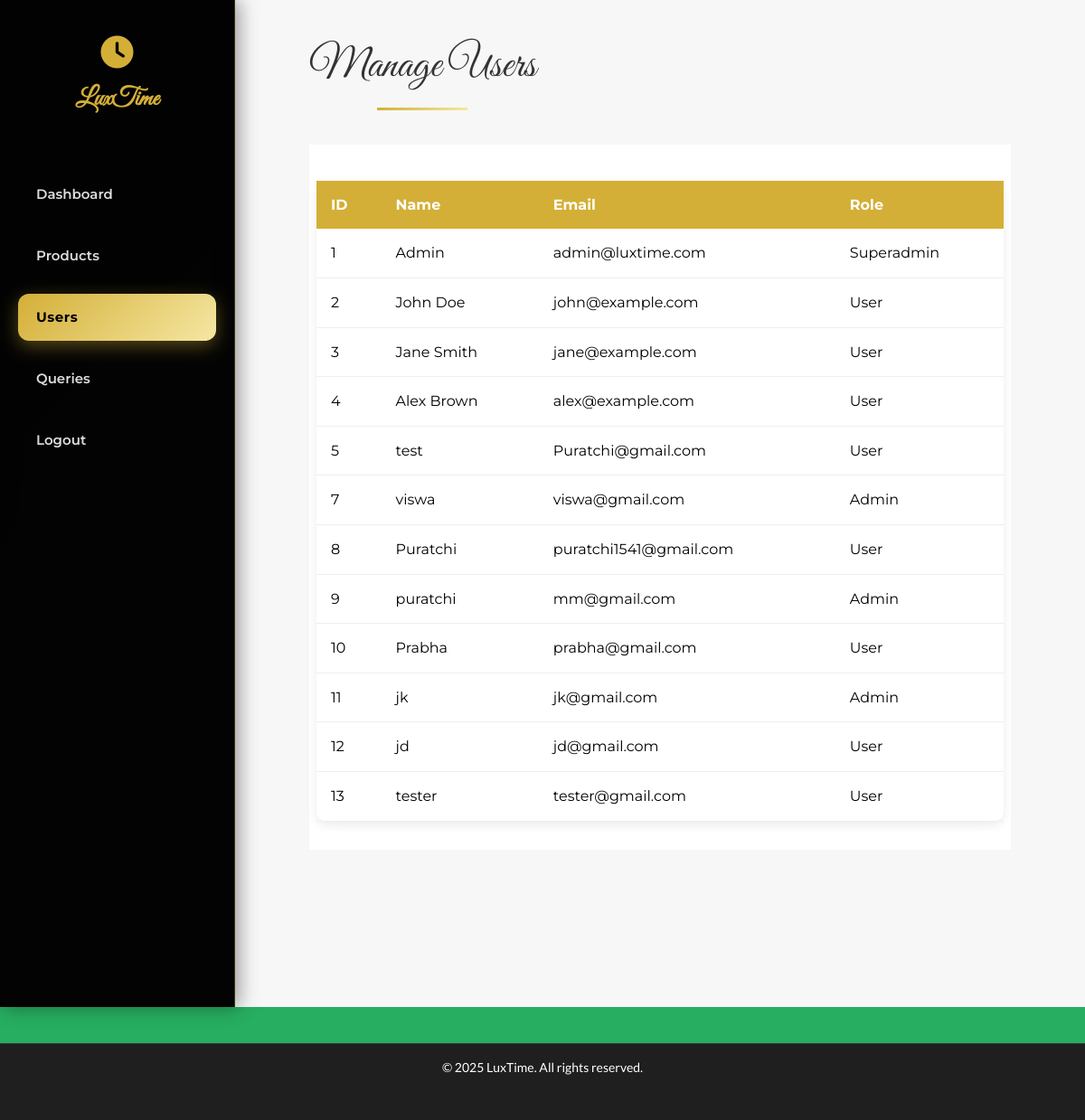
The app's page /admin/manageusers.php (signed in) with its own data.
### tables this page shows
CREATE TABLE `users` (
  `id` int(11) NOT NULL,
  `name` varchar(100) NOT NULL,
  `email` varchar(100) NOT NULL,
  `password` varchar(255) NOT NULL,
  `role` varchar(20) NOT NULL DEFAULT 'user'
);

### admin/manageusers.php (the view, shortened to what this page needs)
<?php
include '../config/config.php';
$query  = "SELECT id, name, email, role FROM users ORDER BY id ASC";
$result = mysqli_query($con, $query);
?>
<!DOCTYPE html>
<html lang="en">
<head>
  <?php include_once('../head.php'); ?>
  <link rel="stylesheet" href="../css/productcrud.css">
  <link rel="stylesheet" href="../css/admin.css">
</head>
<body>
<div class="dashboard-container">
    <?php include_once('./sidebar.php'); ?>
    <div class="main-content">
        <section class="product-table-section">
          <div class="container">
            <div class="table-header">
              <h2 class="section-title">Manage Users</h2>
            </div>
           <div class="product-table-scroll">
             <table class="product-table">
              <thead>
                <tr>
                  <th>ID</th>
                  <th>Name</th>
                  <th>Email</th>
                  <th>Role</th>
                </tr>
              </thead>
              <tbody>
                <?php while ($row = mysqli_fetch_assoc($result)) { ?>
                <tr>
                  <td><?php echo $row['id']; ?></td>
                  <td><?php echo htmlspecialchars($row['name']); ?></td>
                  <td><?php echo htmlspecialchars($row['email']); ?></td>
                  <td>
                    <?php if ($_SESSION['role'] === 'superadmin') : ?>
                        <form method="post" style="display:flex;gap:6px;">
                          <input type="hidden" name="user_id" value="<?php echo $row['id']; ?>">
                          <select name="role" class="form-select">
                            <option value="admin" <?php if($row['role']=='admin') echo 'selected'; ?>>Admin</option>
                            <option value="user"  <?php if($row['role']=='user')  echo 'selected'; ?>>User</option>
                          </select>
                          <button type="submit" name="update_role" class="btn edit-btn">Update</button>
                        </form>
                    <?php else: ?>
                        <span><?php echo ucfirst($row['role']); ?></span>
                    <?php endif; ?>
                  </td>
                </tr>
                <?php } ?>
              </tbody>
            </table>
           </div>
          </div>
        </section>
    </div>
</div>
<?php include_once('footer.php'); ?>
</body>
</html>

### head.php (shortened to what this page needs)
<!DOCTYPE html>
<html lang="en">
<head>
  <link rel="stylesheet" href="./css/style.css">
  <link rel="stylesheet" href="../css/style.css">
  <link rel="stylesheet" href="https://cdnjs.cloudflare.com/ajax/libs/font-awesome/6.4.0/css/all.min.css">
</head>

### admin/sidebar.php (shortened to what this page needs)
<div class="sidebar">
  <a href="#" class="logo"><i class="fas fa-clock"></i></a>
  <h2>LuxTime</h2>
  <?php
    $currentPage = basename($_SERVER['PHP_SELF']);
  ?>
  <ul>
    <li><a href="./admin.php" class="<?php if($currentPage=='admin.php') echo 'active'; ?>">Dashboard</a></li>
    <li><a href="./productcrud.php" class="<?php if($currentPage=='productcrud.php') echo 'active'; ?>">Products</a></li>
    <li><a href="./manageusers.php" class="<?php if($currentPage=='manageusers.php') echo 'active'; ?>">Users</a></li>
    <li><a href="./query.php" class="<?php if($currentPage=='query.php') echo 'active'; ?>">Queries</a></li>
    <li><a href="./logout.php">Logout</a></li>
  </ul>
</div>

### admin/footer.php (shortened to what this page needs)
<footer class="admin-footer">
    <div class="container">
        <p>&copy; <?php echo date("Y"); ?> LuxTime. All rights reserved.</p>
    </div>
</footer>

### css/style.css (style rules this page uses)
* { margin: 0; padding: 0; box-sizing: border-box; }
:root { --font-primary: 'Montserrat', sans-serif; --font-secondary: 'Lato', sans-serif; --font-script: 'Dancing Script', cursive; --font-elegant: 'Great Vibes', cursive; --font-casual: 'Satisfy', cursive; --color-gold: #d4af37; --color-dark: #000; --color-light: #fff; --color-text: #333; --color-muted: #ccc; --color-secondary-text: #666; --color-gold-light: #f4e9c8; --color-bg: #fafafa; --color-border: #e5e7eb; --color-red: #ef4444; --color-green: #10b981; --shadow-sm: 0 1px 2px 0 rgba(0, 0, 0, 0.05); --shadow-md: 0 4px 6px -1px rgba(0, 0, 0, 0.1); --shadow-lg: 0 10px 15px -3px rgba(0, 0, 0, 0.1); --radius-sm: 8px; --radius-md: 12px; --radius-lg: 16px; }
body { font-family: var(--font-secondary); color: var(--color-text); line-height: 1.6; overflow-x: hidden; }
.section-title { font-family: var(--font-elegant); font-size: 48px; font-weight: 400; color: var(--color-text); text-align: center; margin-bottom: 32px; position: relative; }
.section-title::after { content: ''; position: absolute; bottom: -10px; left: 50%; transform: translateX(-50%); width: 100px; height: 3px; background: linear-gradient(90deg, var(--color-gold), #f4e99b); }
.container { max-width: 1200px; margin: 0 auto; padding: 0 32px 32px; }
.logo { font-family: var(--font-elegant); font-size: 35px; font-weight: 400; color: var(--color-gold); text-decoration: none; display: flex; align-items: center; gap: 8px; }
.logo i { color: var(--color-gold); }

### css/productcrud.css (style rules this page uses)
body { background-color: #27ae60; }
.product-table-scroll { height: 70vh; overflow-y: auto; background: #fff; padding: 0 0.5rem; box-sizing: border-box; }
.product-table { margin-top: 40px; height: 600px; width: 100%; border-collapse: collapse; background: #fff; border-radius: 12px; box-shadow: 0 4px 12px rgba(0,0,0,0.08); }
.product-table th, .product-table td { padding: 14px 16px; text-align: left; font-family: 'Montserrat', sans-serif; }
.product-table thead { background: var(--color-gold, #d4af37); color: #fff; }
.product-table tbody tr { border-bottom: 1px solid #eee; }
.table-header { display: flex; justify-content: space-between; align-items: center; margin-bottom: 16px; }

### css/admin.css (style rules this page uses)
.dashboard-container { display: flex; min-height: 100vh; font-family: var(--font-primary, 'Montserrat', sans-serif); background: linear-gradient(135deg, #111, #1c1c1c); color: var(--color-light, #fff); margin: 0; padding: 0; box-sizing: border-box; }
.sidebar { width: 260px; background: rgba(0, 0, 0, 0.85); backdrop-filter: blur(10px); padding: 40px 20px; display: flex; flex-direction: column; align-items: center; border-right: 1px solid rgba(212, 175, 55, 0.3); box-shadow: 4px 0 20px rgba(0, 0, 0, 0.4); }
.sidebar .logo { font-size: 36px; color: var(--color-gold, #d4af37); margin-bottom: 12px; text-decoration: none; transition: transform 0.3s ease; }
.sidebar h2 { font-family: var(--font-elegant, 'Great Vibes', cursive); font-size: 28px; color: var(--color-gold, #d4af37); margin-bottom: 40px; }
.sidebar ul { list-style: none; padding: 0; width: 100%; margin: 0; }
.sidebar ul li { margin: 16px 0; }
.sidebar ul li a { display: block; width: 100%; padding: 14px 20px; font-weight: 600; font-size: 15px; border-radius: 12px; color: #ddd; text-decoration: none; transition: all 0.3s ease; }
.sidebar ul li a:hover, .sidebar ul li a.active { background: linear-gradient(135deg, var(--color-gold, #d4af37), #f5e7a3); color: var(--color-dark, #000); box-shadow: 0 6px 20px rgba(212, 175, 55, 0.4); font-weight: 700; letter-spacing: 0.5px; }
.main-content { flex: 1; padding: 35px 50px; background: #f7f7f7; color: var(--color-dark, #000); overflow-y: auto; }

### admin/footer.php (style rules this page uses)
.admin-footer { background-color: #1f1f1f; color: #fff; text-align: center; padding: 15px 0; font-size: 14px; margin-top: 40px; border-top: 1px solid #333; }
.admin-footer p { margin: 0; }

### records on screen
users: id "1", name "Admin", email "admin@luxtime.com", role "Superadmin"
users: id "2", name "John Doe", email "john@example.com", role "User"
users: id "3", name "Jane Smith", email "jane@example.com", role "User"
users: id "4", name "Alex Brown", email "alex@example.com", role "User"
users: id "5", name "test", email "Puratchi@gmail.com", role "User"
users: id "7", name "viswa", email "viswa@gmail.com", role "Admin"
users: id "8", name "Puratchi", email "puratchi1541@gmail.com", role "User"
users: id "9", name "puratchi", email "mm@gmail.com", role "Admin"
users: id "10", name "Prabha", email "prabha@gmail.com", role "User"
users: id "11", name "jk", email "jk@gmail.com", role "Admin"
users: id "12", name "jd", email "jd@gmail.com", role "User"
users: id "13", name "tester", email "tester@gmail.com", role "User"
